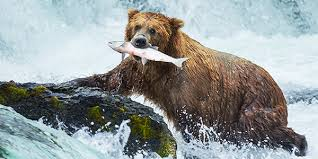
#> input picture task2/bear1.jpeg, 318 x 159 px
$ python task2_problem1.py
#> lines starting #> are read from the running program, lines starting #| are printed output that depends on the picture
from PIL import Image
import cv2
import numpy as np
import matplotlib.pyplot as plt

img = cv2.imread("bear1.jpeg",0)
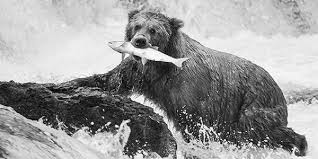
#> img: shape (159, 318); min 0, max 255, mean 154.2
window_name = 'image'
cv2.imshow(window_name, img)
cv2.waitKey(0)
cv2.destroyAllWindows()
